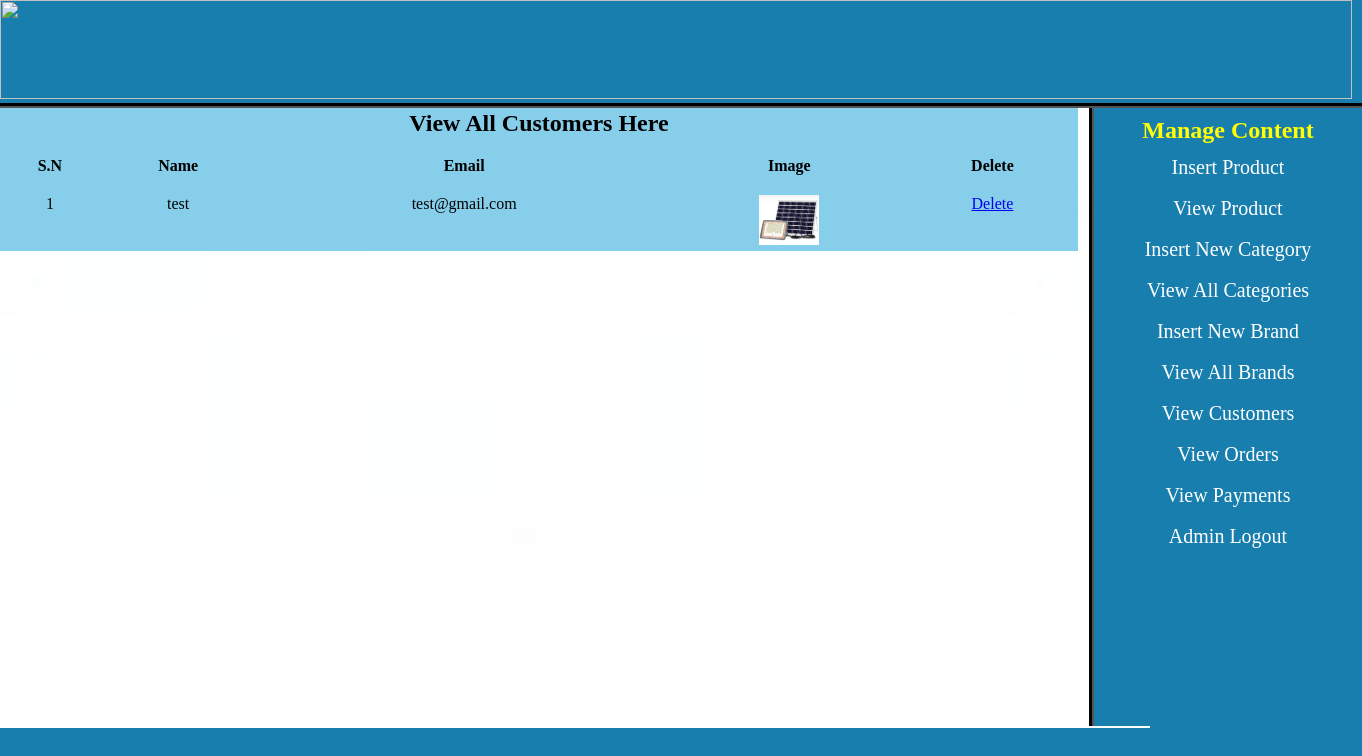
Page /admin_area/index.php?view_customers (signed in) on the committed database.
### tables this page shows
CREATE TABLE `customers` (
  `customer_id` int(10) NOT NULL,
  `customer_ip` varchar(255) NOT NULL,
  `customer_name` text NOT NULL,
  `customer_email` varchar(100) NOT NULL,
  `customer_pass` varchar(100) NOT NULL,
  `customer_country` text NOT NULL,
  `customer_city` text NOT NULL,
  `customer_contact` varchar(255) NOT NULL,
  `customer_address` text NOT NULL,
  `customer_image` text NOT NULL
);

### admin_area/view_customers.php (the view, shortened to what this page needs)
<?php
if (!isset($_SESSION['user_email'])) {
    echo "<script> window.open('login.php?not_admin=You are not an admin!','_self') </script>";
    exit();
} else {
?>
<!DOCTYPE html>
<html>
<head>
</head>
<body>
    <table width="1078" align="center" bgcolor="skyblue">
        <tr align="center">
            <td colspan="6"><h2>View All Customers Here</h2></td>
        </tr>
        <tr align="center" bgcolor="skyblue">
            <th><br>S.N</th>
            <th><br>Name</th>
            <th><br>Email</th>
            <th><br>Image</th>
            <th><br>Delete</th>
        </tr>
        <?php
        include("includes/db.php");
        $get_c = "SELECT * FROM customers";
        $run_c = mysqli_query($con, $get_c);
        $i = 0;
        while ($row_c = mysqli_fetch_array($run_c)) {
            $c_id = $row_c['customer_id'];
            $c_name = $row_c['customer_name'];
            $c_email = $row_c['customer_email'];
            $c_image = $row_c['customer_image'];
            $i++;
        ?>
        <tr align="center">
            <td><br><?php echo $i; ?></td>
            <td><br><?php echo $c_name; ?></td>
            <td><br><?php echo $c_email; ?></td>
            <td><br><img src="../customer/customer_images/<?php echo $c_image; ?>" width="60" height="50" /></td>
            <td><br><a href="delete_c.php?delete_c=<?php echo $c_id; ?>">Delete</a></td>
        </tr>
        <?php } ?>
    </table>
</body>
</html>
<?php } ?>

### admin_area/styles/style.css (style rules this page uses)
html, body, div, span, applet, object, iframe, h1, h2, h3, h4, h5, h6, p, blockquote, pre, a, abbr, acronym, address, big, cite, code, del, dfn, em, img, ins, kbd, q, s, samp, small, strike, strong, sub, sup, tt, var, b, u, i, center, dl, dt, dd, ol, ul, li, fieldset, form, label, legend, table, caption, tbody, tfoot, thead, tr, th, td, article, aside, canvas, details, embed, figure, figcaption, footer, header, hgroup, menu, nav, output, ruby, section, summary, time, mark, audio, video { margin: 0; padding: 0; border: 0; vertical-align: baseline; }
body { background:#187eae; }

### rows in the picture
customers: customer_name "test", customer_email "test@gmail.com", customer_image (picture)
